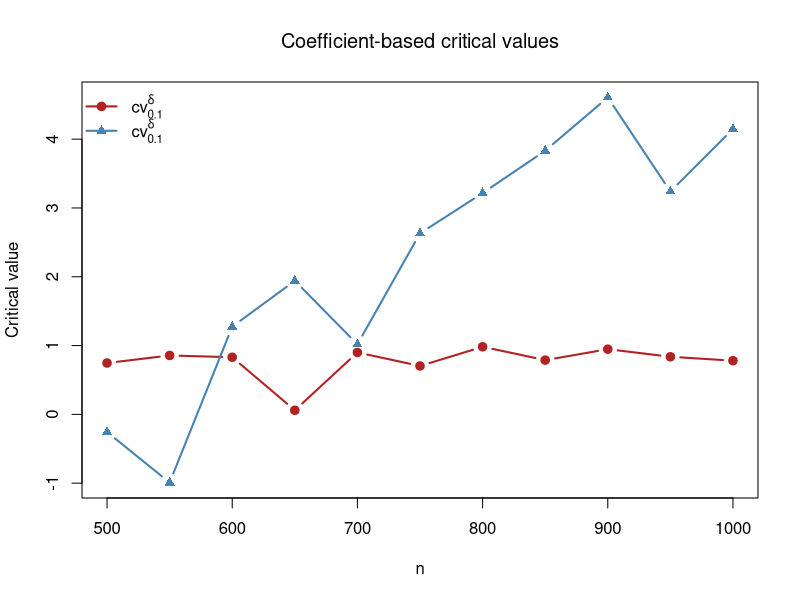
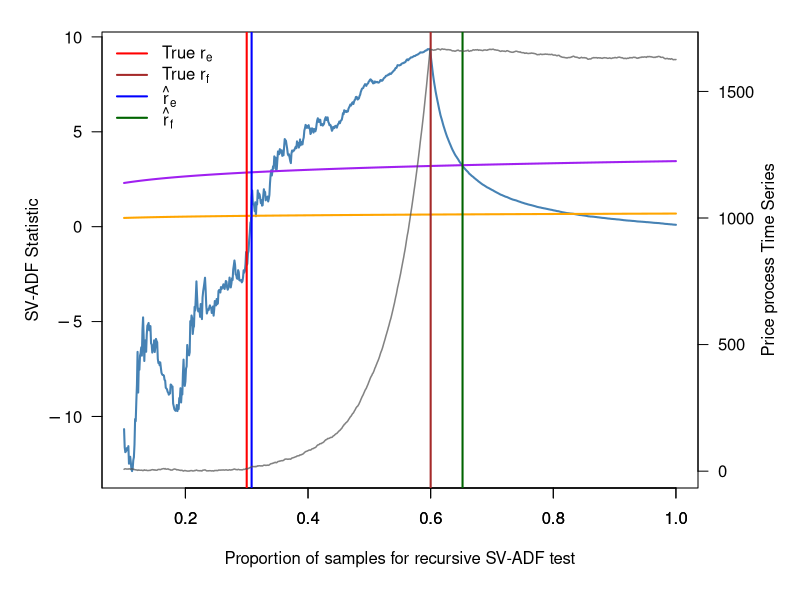
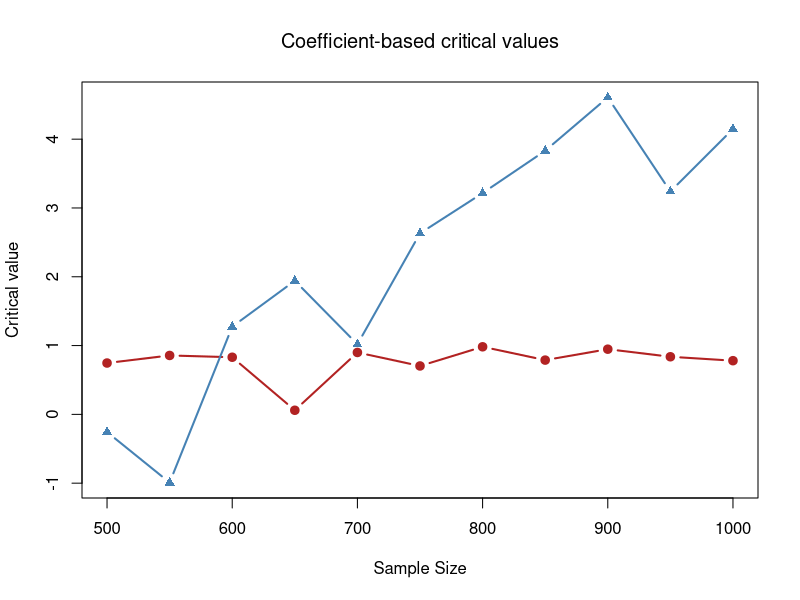

Reproduce these figures in R, in order.
##Simulations
# One path shown as an example 
n       <- 1000
r_e     <- 0.3
r_f     <- 0.6
c_par   <- 0.5
alpha   <- 0.5
d_par   <- 1
eta_par <- 0.1

# Generate X_0,...,X_n (length n+1) with bubble origination at tau_e
# and collapse at tau_f:
#   t < tau_e            : a_t = 1
#   tau_e <= t < tau_f   : a_t = delta_n
#   t >= tau_f           : a_t = 1
generate_series <- function(n, r_e, r_f, c, alpha, d, eta,
                            x0 = 5, sigma2_0 = 1) {
  tau_e   <- floor(n * r_e)
  tau_f   <- floor(n * r_f)
  stopifnot(tau_e >= 1, tau_f > tau_e, tau_f <= n)
  
  delta_n <- 1 + c / (n^alpha)
  phi_n   <- 1 - d / log(log(n))
  
  X <- numeric(n + 1)
  X[1] <- x0
  
  logsig2_prev <- log(sigma2_0)
  
  for (t in 1:n) {
    eta_t     <- rnorm(1, 0, eta)
    logsig2_t <- phi_n * logsig2_prev + eta_t
    sigma_t   <- sqrt(exp(logsig2_t))
    u_t       <- sigma_t * rnorm(1)
    
    a_t <- if (t < tau_e) {
      1
    } else if (t < tau_f) {
      delta_n
    } else {
      1
    }
    
    X[t + 1] <- a_t * X[t] + u_t
    logsig2_prev <- logsig2_t
  }
  
  X
}

# Compute ADF paths for a given s-grid (tau = floor(n s))
adf_for_sgrid <- function(X_full, n, s_seq) {
  nX <- length(X_full) - 1
  stopifnot(nX >= max(floor(n * s_seq)))
  
  csX  <- cumsum(X_full)
  csX2 <- cumsum(X_full^2)
  xy   <- X_full[2:(n + 1)] * X_full[1:n]
  csXY <- cumsum(xy)
  
  tau_seq  <- pmax(2, floor(n * s_seq))
  DF_delta <- DF_t <- rep(NA_real_, length(tau_seq))
  
  for (k in seq_along(tau_seq)) {
    tau <- tau_seq[k]
    
    # Regression: X_t on (1, X_{t-1}), t = 1,...,tau
    S_reg   <- csX[tau]                       # sum X_0,...,X_{tau-1}
    S_y     <- csX[tau + 1] - X_full[1]       # sum X_1,...,X_tau
    S_reg2  <- csX2[tau]
    S_y2    <- csX2[tau + 1] - X_full[1]^2
    S_cross <- csXY[tau]
    
    Xbar  <- S_y / tau
    SSR_t <- S_reg2 - 2 * Xbar * S_reg + tau * Xbar^2
    if (!is.finite(SSR_t) || SSR_t <= 0) next
    
    Sxtyt <- S_cross - Xbar * (S_reg + S_y) + tau * Xbar^2
    SSY_t <- S_y2    - 2 * Xbar * S_y       + tau * Xbar^2
    
    delta_hat  <- Sxtyt / SSR_t
    sigma2_hat <- (SSY_t - 2 * delta_hat * Sxtyt + (delta_hat^2) * SSR_t) / tau
    if (!is.finite(sigma2_hat) || sigma2_hat <= 0) next
    
    DF_delta[k] <- tau * (delta_hat - 1)
    DF_t[k]     <- (delta_hat - 1) * sqrt(SSR_t) / sqrt(sigma2_hat)
  }
  
  data.frame(s = tau_seq / n, DF_delta = DF_delta, DF_t = DF_t)
}

# Axis label helper: show large values as 10^5, 2 x 10^5, etc.
sci_tick_labels <- function(vals) {
  out <- character(length(vals))
  
  for (i in seq_along(vals)) {
    v <- vals[i]
    
    if (!is.finite(v)) {
      out[i] <- "''"
      next
    }
    
    if (abs(v) < .Machine$double.eps) {
      out[i] <- "0"
      next
    }
    
    av <- abs(v)
    e  <- floor(log10(av))
    
    if (e >= 4 || e <= -3) {
      m <- round(v / (10^e), 2)
      
      if (abs(m - round(m)) < 1e-8) {
        m <- round(m)
      }
      
      if (abs(m - 1) < 1e-8) {
        out[i] <- paste0("10^", e)
      } else if (abs(m + 1) < 1e-8) {
        out[i] <- paste0("-10^", e)
      } else {
        out[i] <- paste0(m, "%*%10^", e)
      }
    } else {
      out[i] <- format(round(v, 2), trim = TRUE, scientific = FALSE)
    }
  }
  
  parse(text = out)
}

# -----------------------------
# Run one replicate
# -----------------------------
set.seed(123)

X_full <- generate_series(n, r_e, r_f, c_par, alpha, d_par, eta_par, x0 = 10)
s_seq  <- seq(0.1, 1.00, by = 0.001)
adf_df <- adf_for_sgrid(X_full, n, s_seq)

# Critical value curves
cv_orig <- log(n * adf_df$s) / 10
cv_coll <- log(n * adf_df$s) / 2

# Estimated origination time:
# first s where DF_delta exceeds log(ns)/10
idx_e  <- which(adf_df$DF_delta > cv_orig)[1]
rhat_e <- if (!is.na(idx_e)) adf_df$s[idx_e] else NA_real_

# Estimated collapse time:
# first s after rhat_e + 0.05 where DF_delta falls below log(ns)/2
idx_f  <- NA_integer_
rhat_f <- NA_real_

if (!is.na(rhat_e)) {
  idx_start_f <- which(adf_df$s >= (rhat_e + 0.05))[1]
  if (!is.na(idx_start_f)) {
    idx_f_rel <- which(adf_df$DF_delta[idx_start_f:nrow(adf_df)] <
                         cv_coll[idx_start_f:nrow(adf_df)])[1]
    if (!is.na(idx_f_rel)) {
      idx_f  <- idx_start_f + idx_f_rel - 1
      rhat_f <- adf_df$s[idx_f]
    }
  }
}

cat(sprintf("estimated r_e (rhat_e) = %.3f\n", rhat_e))
cat(sprintf("estimated r_f (rhat_f) = %.3f\n", rhat_f))

# Prepare |X_t| series for right y-axis overlay
t_idx  <- 0:n
s_x    <- t_idx / n
X_vals <- abs(X_full)

keep   <- s_x >= min(adf_df$s) & s_x <= max(adf_df$s)
s_x    <- s_x[keep]
X_vals <- X_vals[keep]
x_ylim <- range(X_vals, finite = TRUE)

# Custom axis ticks/labels
left_ticks  <- pretty(range(c(adf_df$DF_delta, cv_orig, cv_coll), finite = TRUE))
right_ticks <- pretty(x_ylim)


pdf("sv_adf_plot_simulated_one.pdf", width = 10, height = 6)
par(mfrow = c(1, 1), mar = c(5.5, 5, 1.5, 5) + 0.1)

plot(adf_df$s, adf_df$DF_delta, type = "l", col = "steelblue", lwd = 2,
     xlab = "Proportion of samples for recursive SV-ADF test",
     ylab = "SV-ADF Statistic",
     main = "",
     xaxt = "s", yaxt = "n")

axis(1)
axis(2, at = left_ticks, labels = sci_tick_labels(left_ticks), las = 1)

lines(adf_df$s, cv_orig, col = "orange", lwd = 2, lty = 1)
lines(adf_df$s, cv_coll, col = "purple", lwd = 2, lty = 1)

abline(v = r_e, col = "red", lty = 1, lwd = 2)
abline(v = r_f, col = "brown", lty = 1, lwd = 2)
if (!is.na(rhat_e)) abline(v = rhat_e, col = "blue", lty = 1, lwd = 2)
if (!is.na(rhat_f)) abline(v = rhat_f, col = "darkgreen", lty = 1, lwd = 2)

par(new = TRUE)
plot(s_x, X_vals, type = "l", col = rgb(0.3, 0.3, 0.3, 0.7), lwd = 1.5,
     axes = FALSE, xlab = "", ylab = "",
     xlim = range(adf_df$s), ylim = x_ylim)

axis(4, at = right_ticks, labels = sci_tick_labels(right_ticks), las = 1)
mtext("Price process Time Series", side = 4, line = 3)

legend("topleft",
       legend = c(expression("True " * r[e]),
                  expression("True " * r[f]),
                  expression(hat(r)[e]),
                  expression(hat(r)[f])),
       col = c("red", "brown", "blue", "darkgreen"),
       lty = c(1, 1, 1, 1),
       lwd = c(2, 2, 2, 2),
       bty = "n")
dev.off()
##################################################################

# Threshold selections citical values


# ============================================================
# 90% upper critical value under H0: delta = 1
# 10% lower critical value under H1: bubble model
# coefficient-based DF statistic
# ============================================================

B       <- 1000
n_grid  <- seq(500, 1000, by = 50)

# Common volatility parameters
d_par   <- 0.01
eta_par <- 0.5

# H1 bubble parameters
r_e     <- 0.3
r_f     <- 0.4
c_par   <- 1
alpha   <- 0.5

# ------------------------------------------------------------
# Generate X_0,...,X_n under H0: delta = 1 for all t
# ------------------------------------------------------------
generate_series_h0 <- function(n, d, eta, x0 = 100, sigma2_0 = 1) {
  phi_n <- 1 - d / log(log(n))
  
  X <- numeric(n + 1)
  X[1] <- x0
  
  logsig2_prev <- log(sigma2_0)
  
  for (t in 1:n) {
    eta_t     <- rnorm(1, 0, eta)
    logsig2_t <- phi_n * logsig2_prev + eta_t
    sigma_t   <- sqrt(exp(logsig2_t))
    u_t       <- sigma_t * rnorm(1)
    
    X[t + 1] <- X[t] + u_t
    logsig2_prev <- logsig2_t
  }
  
  X
}

# ------------------------------------------------------------
# Generate X_0,...,X_n with bubble window [tau_e, tau_f]
# ------------------------------------------------------------
generate_series <- function(n, r_e, r_f, c, alpha, d, eta,
                            x0 = 100, sigma2_0 = 1) {
  tau_e   <- floor(n * r_e)
  tau_f   <- floor(n * r_f)
  delta_n <- 1 + c / (n^alpha)
  phi_n   <- 1 - d / log(log(n))
  
  X <- numeric(n + 1)
  X[1] <- x0
  
  logsig2_prev <- log(sigma2_0)
  
  for (t in 1:n) {
    eta_t     <- rnorm(1, 0, eta)
    logsig2_t <- phi_n * logsig2_prev + eta_t
    sigma_t   <- sqrt(exp(logsig2_t))
    u_t       <- sigma_t * rnorm(1)
    
    a_t <- if (t < tau_e) {
      1
    } else if (t <= tau_f) {
      delta_n
    } else {
      1
    }
    
    X[t + 1] <- a_t * X[t] + u_t
    logsig2_prev <- logsig2_t
  }
  
  X
}

# ------------------------------------------------------------
# Compute coefficient-based DF statistic on full sample
# Regression: X_t on X_{t-1}, t = 1,...,n
# DF_delta = n * (delta_hat - 1)
# ------------------------------------------------------------
df_delta_fullsample <- function(X_full) {
  n <- length(X_full) - 1
  
  Xlag <- X_full[1:n]
  Y    <- X_full[2:(n + 1)]
  
  denom <- sum(Xlag^2)
  if (!is.finite(denom) || denom <= 0) return(NA_real_)
  
  delta_hat <- sum(Y * Xlag) / denom
  
  n * (delta_hat - 1)
}

# ------------------------------------------------------------
# Compute coefficient-based DF statistic at fixed tau
# Regression: X_t on constant + X_{t-1}, t = 1,...,tau
# DF_delta = tau * (delta_hat - 1)
# ------------------------------------------------------------
adf_delta_at_tau <- function(X_full, tau) {
  Xlag <- X_full[1:tau]
  Y    <- X_full[2:(tau + 1)]
  
  Ybar <- mean(Y)
  SSR  <- sum((Xlag - Ybar)^2)
  if (!is.finite(SSR) || SSR <= 0) return(NA_real_)
  
  Sxy <- sum((Xlag - Ybar) * (Y - Ybar))
  delta_hat <- Sxy / SSR
  
  tau * (delta_hat - 1)
}

# ------------------------------------------------------------
# For one n:
# simulate B paths under H0
# compute full-sample DF_delta
# return 90% upper critical value
# ------------------------------------------------------------
critical_value_h0_upper <- function(n, B, d, eta, x0 = 1, sigma2_0 = 1) {
  vals <- numeric(B)
  
  for (b in seq_len(B)) {
    X_full <- generate_series_h0(
      n = n,
      d = d,
      eta = eta,
      x0 = x0,
      sigma2_0 = sigma2_0
    )
    
    vals[b] <- df_delta_fullsample(X_full)
  }
  
  stats::quantile(
    vals,
    probs = 0.90,
    na.rm = TRUE,
    names = FALSE,
    type = 7
  )
}

# ------------------------------------------------------------
# For one n:
# simulate B paths under H1
# evaluate DF_delta at tau = floor(n*r_f)
# return 10% lower critical value
# ------------------------------------------------------------
critical_value_h1_lower <- function(n, B, r_e, r_f, c, alpha, d, eta,
                                    x0 = 1, sigma2_0 = 1) {
  tau_after_rf <- floor(n * r_f)
  if (tau_after_rf > n) stop("tau_after_rf exceeds n")
  
  vals <- numeric(B)
  
  for (b in seq_len(B)) {
    X_full <- generate_series(
      n = n, r_e = r_e, r_f = r_f,
      c = c, alpha = alpha,
      d = d, eta = eta,
      x0 = x0, sigma2_0 = sigma2_0
    )
    
    vals[b] <- adf_delta_at_tau(X_full, tau = tau_after_rf)
  }
  
  stats::quantile(
    vals,
    probs = 0.10,
    na.rm = TRUE,
    names = FALSE,
    type = 7
  )
}

# ------------------------------------------------------------
# Run over n-grid
# ------------------------------------------------------------
crit_90 <- numeric(length(n_grid))
crit_10 <- numeric(length(n_grid))

for (i in seq_along(n_grid)) {
  n <- n_grid[i]
  
  crit_90[i] <- critical_value_h0_upper(
    n = n,
    B = B,
    d = d_par,
    eta = eta_par,
    x0 = 1,
    sigma2_0 = 1
  )
  
  crit_10[i] <- critical_value_h1_lower(
    n = n,
    B = B,
    r_e = r_e,
    r_f = r_f,
    c = c_par,
    alpha = alpha,
    d = d_par,
    eta = eta_par,
    x0 = 1,
    sigma2_0 = 1
  )
  
  cat(sprintf(
    "Done n = %d, cv_90 = %.4f, cv_10 = %.4f\n",
    n, crit_90[i], crit_10[i]
  ))
}

# ------------------------------------------------------------
# Table
# ------------------------------------------------------------
cv_table <- data.frame(
  n = n_grid,
  cv_90_upper_H0 = crit_90,
  cv_10_lower_H1 = crit_10
)

print(cv_table)

n <- c(500, 550, 600, 650, 700, 750, 800, 850, 900, 950, 1000)

cv_h0 <- c(0.7463, 0.8563, 0.8304, 0.0597, 0.8997, 0.7037, 0.9823, 0.7888, 0.9474, 0.8374, 0.7803)
cv_h1 <- c(-0.2566, -0.9916, 1.2746, 1.9418, 1.0183, 2.6310, 3.2163, 3.8318, 4.6070, 3.2394, 4.1479)

ylims <- range(c(cv_h0, cv_h1))

plot(
  n, cv_h0,
  type = "b", pch = 19, lwd = 2,
  col = "firebrick",
  ylim = ylims,
  xlab = "n",
  ylab = "Critical value",
  main = expression(paste("Coefficient-based critical values"))
)

lines(
  n, cv_h1,
  type = "b", pch = 17, lwd = 2,
  col = "steelblue"
)

legend(
  "topleft",
  legend = c(expression(cv[0.10,H[0]]^delta),
             expression(cv[0.10,H[1]]^delta)),
  col = c("firebrick", "steelblue"),
  lty = 1,
  pch = c(19, 17),
  lwd = 2,
  bty = "n"
)

pdf("critical_values_plot.pdf", width = 8, height = 5)

plot(
  n, cv_h0,
  type = "b", pch = 19, lwd = 2,
  col = "firebrick",
  ylim = range(c(cv_h0, cv_h1)),
  xlab = "Sample Size",
  ylab = "Critical value",
  main = expression(paste("Coefficient-based critical values"))
)

lines(
  n, cv_h1,
  type = "b", pch = 17, lwd = 2,
  col = "steelblue"
)



dev.off()
